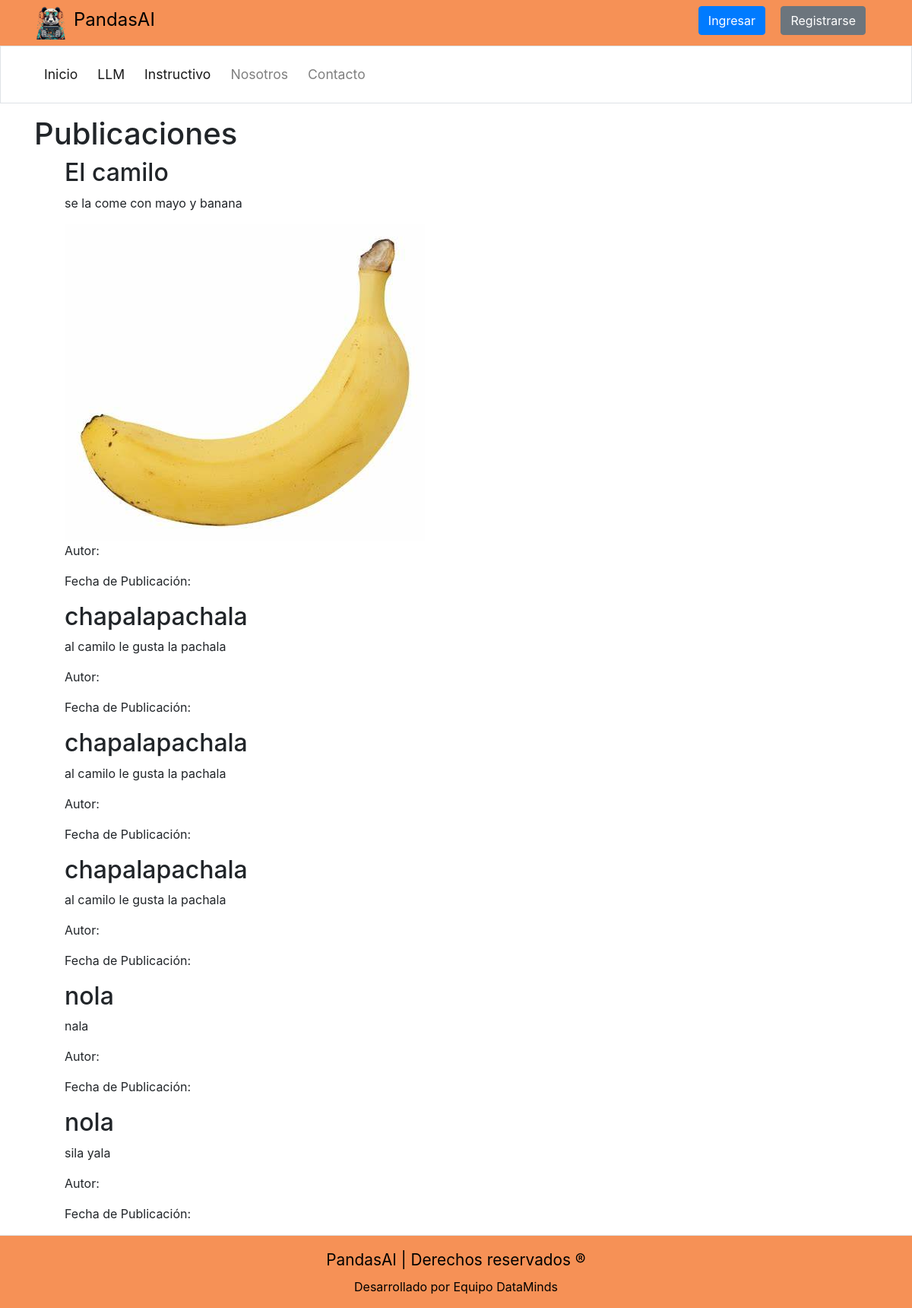
The page / on the database its author committed.
### home/models.py (models this page shows, shortened)
class Publicacion(models.Model):
    titulo = models.CharField(max_length=200)
    contenido = models.TextField()
    imagen = models.ImageField(upload_to='imagenes/', blank=True, null=True)

### home/views.py (the view)
# urls.py: 2. Add a URL to urlpatterns:  path('', views.home, name='home')
def home(request):
    publicaciones = Publicacion.objects.all()
    return render(request, 'home/home.html', {'publicaciones': publicaciones})

### templates/home/home.html
{% extends "base/layout.html" %}
{% block content %}
<body>
    <h1>Publicaciones</h1>
    <ul>
        {% for publicacion in publicaciones %}
            <h2>{{ publicacion.titulo }}</h2>
            <p>{{ publicacion.contenido }}</p>
            {% if publicacion.imagen %}
                <img src="{{ publicacion.imagen.url }}" alt="{{ publicacion.titulo }}">
            {% endif %}
            <p>Autor: {{ publicacion.autor }}</p>
            <p>Fecha de Publicación: {{ publicacion.fecha_publicacion }}</p>
        {% endfor %}
    </ul>
</body>
{% endblock %}

### rows shown on the page
Publicacion: titulo "El camilo", contenido "se la come con mayo y banana", imagen (picture)
Publicacion: titulo "chapalapachala", contenido "al camilo le gusta la pachala"
Publicacion: titulo "chapalapachala", contenido "al camilo le gusta la pachala"
Publicacion: titulo "chapalapachala", contenido "al camilo le gusta la pachala"
Publicacion: titulo "nola", contenido "nala"
Publicacion: titulo "nola", contenido "sila yala"
